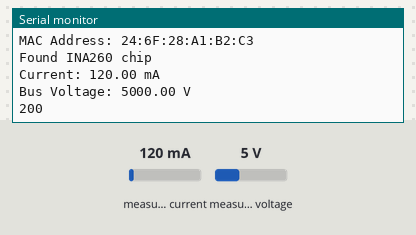
Recording of a program running on a simulated ESP32. On the bench: the last lines printed to the serial monitor. The test bench sets the inputs (shaded band); at power-on: measured current 120 mA, measured voltage 5 V. WiFi joins after 1.5 s; servers stay silent unless stated; uploads are accepted with an empty reply; the local clock reads 2024-03-15 10:24:30 at power-on unless the program sets it; not simulated (calls return 0 or success): credentials.h.

Above: at 6.3 s.
6.4 s: measured current set to 40 mA
At 6.46 s:
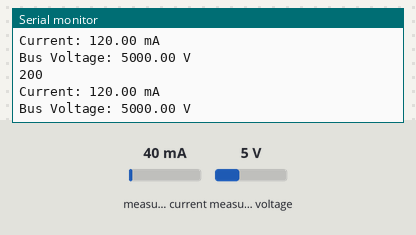
7.9 s: measured voltage set to 0.3 V
At 8.3 s:
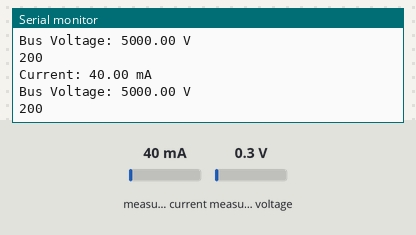
9.4 s: measured current set to 500 mA
At 9.4 s:
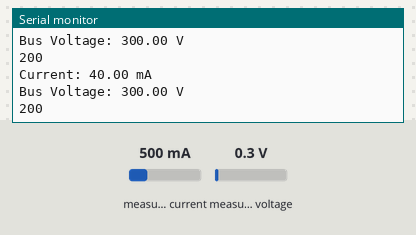
Timing chart, 0 to 12.4 s (numbered marks = the images above; inputs shaded):
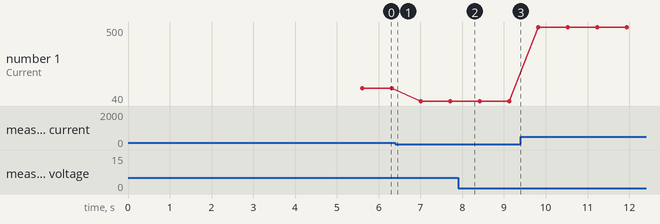

The program:

main.cpp
```cpp
#include <Arduino.h>
#include <Adafruit_INA260.h>
#include <WiFiClientSecure.h>
#include <WiFiMulti.h>
#include <HTTPClient.h>
#include <ArduinoJson.h>
#include "credentials.h"

Adafruit_INA260 ina260 = Adafruit_INA260();
WiFiMulti wifiMulti;

// put function declarations here:
void postCurrentData(float current, float voltage) {
  WiFiClientSecure client;
  client.setInsecure();
  HTTPClient http;

  // ArduinoJsonを使用して、JSONを簡単に生成
  StaticJsonDocument<200> doc;
  doc["current"] = current;
  doc["voltage"] = voltage;
  String payload;
  serializeJson(doc, payload);

  http.begin(client, API_URL);
  http.addHeader("Content-Type", "application/json");

  int httpResponseCode = http.POST(payload);

  if(httpResponseCode > 0) {
    String response = http.getString();
    Serial.println(httpResponseCode);
    Serial.println(response);
  } else {
    Serial.print("Error on sending POST: ");
    Serial.println(httpResponseCode);
  }
  http.end();
}

void setup() {
  // put your setup code here, to run once:
  Serial.begin(115200);
  delay(100);

  while (!Serial) { delay(10); }

  Serial.println("Adafruit INA260 Test");

  WiFi.begin(SSID, PASSWORD);

  while(WiFi.status() != WL_CONNECTED) {
    Serial.print(".");
    delay(1000);
  }

  configTime(9 * 60 * 60, 0, "ntp.jst.mfeed.ad.jp", "ntp.nict.jp", "time.google.com");

  Serial.println();
  Serial.print("Connected to ");
  Serial.println(SSID);
  Serial.print("IP Address: ");
  Serial.println(WiFi.localIP());
  Serial.print("MAC Address: ");
  Serial.println(WiFi.macAddress());

  delay(3000);

  if (!ina260.begin()) {
    Serial.println("Couldn't find INA260 chip");
    while (1);
  }
  Serial.println("Found INA260 chip");
}

void loop() {
  // put your main code here, to run repeatedly:
  delay(500);
  float current = ina260.readCurrent();
  Serial.print("Current: ");
  Serial.print(current);
  Serial.println(" mA");
  float voltage = ina260.readBusVoltage();
  Serial.print("Bus Voltage: ");
  Serial.print(voltage);
  Serial.println(" V");

  postCurrentData(current, voltage);
}

// put function definitions here:
int myFunction(int x, int y) {
  return x + y;
}
```

Measured:
- plotted number 1: 120 → 40 after the input at 6.4 s, 40 → 500 after the input at 9.4 s
